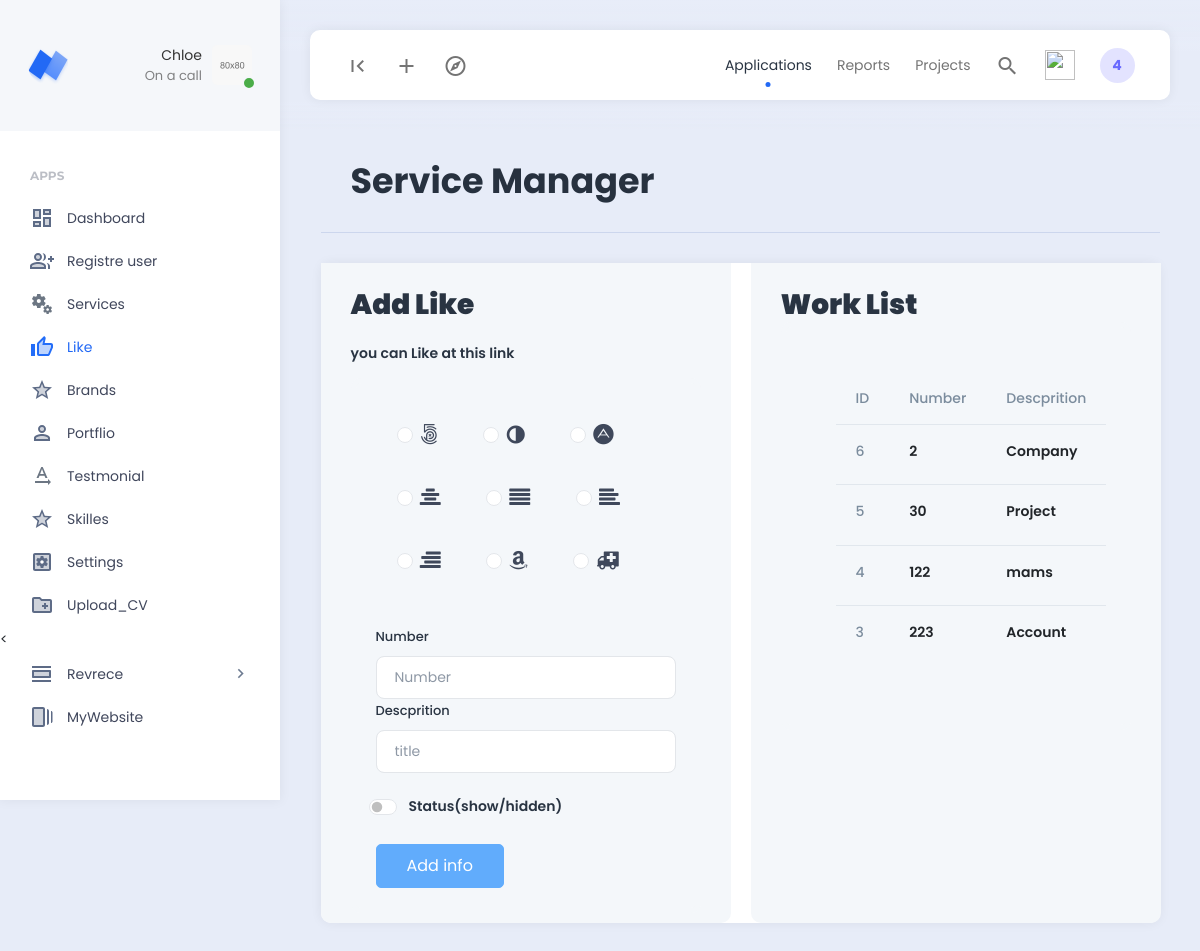
Page /Views/backend/like.php (signed in) on the committed database.
### tables this page shows
CREATE TABLE `work` (
  `id` int(11) NOT NULL,
  `logo` varchar(255) NOT NULL,
  `number` int(11) NOT NULL,
  `descprition` text NOT NULL,
  `status` tinyint(1) NOT NULL
);

### Views/backend/like.php (the view, shortened to what this page needs)
<?php
require_once('header.php');
require_once('../../db_controler.php');
?>
<div class="app-content">
    <div class="content-wrapper">
        <div class="container">
            <div class="row">
                <div class="col">
                    <div class="page-description">
                        <h1>Service Manager</h1>
                    </div>
                </div>
            </div>
            <div class="row">
                <div class="col-xl-12">
                    <div class="card widget widget-stats-large">
                        <div class="row">
                            <div class="col-md-6">
                                <div class="widget-stats-large-info-container">
                                    <div class="card-header ">
                                        <h3 class="card-title fs-2 fw-bolder">Add Like </h3>
                                        <p class="text m-t-md fs-6 fw-400">
                                            you can Like at this link
                                        </p>
                                        <div class="example-container">
                                            <div class="example-content">
                                                <form action="like_insert.php" method="post">
                                                    <div class="form-group m-1-md" style="height: 200px; overflow-y:scroll">
                                                   <?php require_once('fontawsome.php');
                                                    ?>
                                                    <?php foreach ($icone as $icon): ?>
                                                        <span class="badge text-dark p-4">
                                                            <input class="form-check-input" type="radio" name="logo" value="<?=$icon?>" id="flexRadioDefault1_<?=$icon?>" value="fa <?=$icon?>">
                                                            <label class="form-check-label" for="flexRadioDefault1_<?=$icon?>">
                                                                <i class="fa-2x fa <?=$icon?>"></i>
                                                                </span>
                                                    <?php endforeach; ?>
                                                    </div>
                                                    <br>
                                                    <label class="form-label">Number</label>
                                                    <input type="number"class="form-control" name="number" placeholder="Number">
                                                    <label class="form-label">Descprition</label>
                                                    <input type="text" class="form-control" name="desc" placeholder="title">
                                                   <br>
                                                    <div class="form-check form-switch">
                                                        <input class="form-check-input" type="checkbox" role="switch" value="1" name="status" id="flexSwitchCheckDefault" />
                                                        <label class="form-check-label" for="flexSwitchCheckDefault">Status(show/hidden)</label>
                                                    </div>
                                                    <button type="submit" class="btn btn-info btn-lg mt-4" name="btn">Add info</button>
                                                </form>
                                            </div>
                                        </div>
                                    </div>
                                </div>
                            </div>
                            <div class="col-md-6">
                                <div class="widget-stats-large-info-container">
                                    <div class="card-header ">
                                        <h3 class="card-title fs-2 fw-bolder">Work List</h3>
                                        <div class="example-container">
                                            <div class="example-content">
                                            <div class="card-body overflow-auto">
                                        <table class=" table >
                                            <table class="table table-bordered">
                                                <thead>
                                                    <tr>
                                                        <th scope="col">ID</th>
                                                        <th scope="col">Number</th>
                                                        <th scope="col">Descprition</th>
                                                    </tr>
                                                </thead>
                                                <tbody>
                                                    <?php
                                                    $select_all = "SELECT * FROM work ORDER BY id DESC ";
                                                    $query = mysqli_query($con, $select_all);
                                                    ?>
                                                    <?php foreach ($query as $show) : ?>
                                                        <tr>
                                                            <th scope="row"><?= $show['id'] ?></th>
                                                            <td><?= $show['number'] ?></td>
                                                            <td><?= $show['descprition'] ?></td>
                                                        </tr>
                                                    <?php endforeach; ?>
                                                </tbody>
                                            </table>
                                    </div>
                                            </div>
                                        </div>
                                    </div>
                                </div>
                            </div>
                        </div>
                    </div>
                </div>
            </div>
        </div>
    </div>
</div>
<?php require_once('footer.php'); ?>

### rows in the picture
work: id "6", number "2", descprition "Company"
work: id "5", number "30", descprition "Project"
work: id "4", number "122", descprition "mams"
work: id "3", number "223", descprition "Account"
